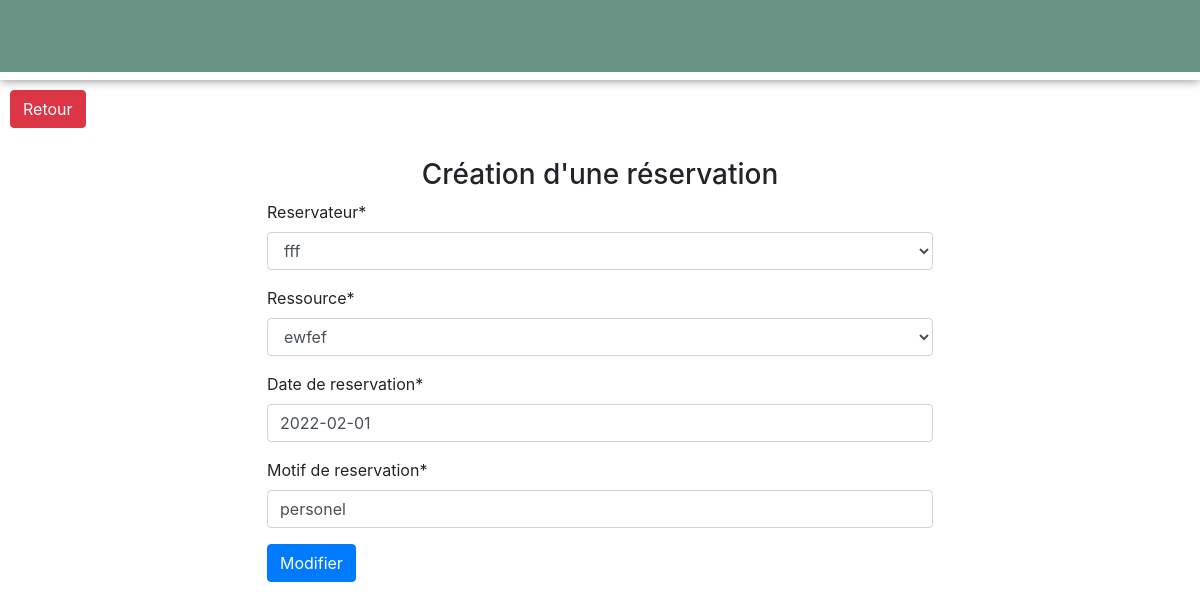
Page /reservation/1/change/ on the committed database.
### srcApp/models.py (models this page shows)
class Reservation(models.Model):
    reservateur = models.ForeignKey(Personnel, on_delete=models.CASCADE)
    ressource = models.ForeignKey(Ressource, on_delete=models.CASCADE)
    date_de_reservation = models.DateField()
    motif_de_reservation = models.CharField(max_length=255)
    UniqueConstraint(fields=['ressource', 'date_de_reservation'], name='reservation_unique_de_la_ressource_par_date')

### srcApp/views.py (the view)
# urls.py: path('reservation/<int:id>/change/', views.update_res,name='update_reservation'),
def update_res(request, id):
    reserv = Reservation.objects.get(id=id)
    if request.method == 'POST':
        form = ReservationForm(request.POST, instance=reserv)
        if form.is_valid():
            form.save()
            return redirect('reservation')
    else:
        form = ReservationForm(instance=reserv)
        return render(request,
                'update_reserv.html',
                {'form': form})

### srcApp/forms.py
class ReservationForm(forms.ModelForm):
    date_de_reservation = forms.DateField(widget=forms.DateInput(attrs={'placeholder': 'yyyy-mm-dd'}), input_formats=['%d/%m/%Y','%d-%m-%Y','%Y-%m-%d'])
    class Meta:
        model = Reservation
        fields = '__all__'
    def __init__(self, *args, **kwargs):
        super().__init__(*args, **kwargs)
        self.helper = FormHelper()

### srcApp/models.py (called while the page is built)
    def __str__(self):
        return f'{self.nom}'

    def __str__(self):
        return f'{self.nomRess}'

### srcApp/templates/update_reserv.html (shortened to what this page needs)
{% extends 'base.html' %}
 {% block navigation %}
              <h1 style="padding:3%"> </h1>
       {% endblock %}
{% load crispy_forms_tags %}
{% block content %}
 <a href="{% url 'reservation' %}" class="btn btn btn-danger" style="margin:10px">Retour</a>
    <div class="container">
 <h3 class="text-center" style="margin-top:20px">Création d'une réservation</h3>
<form action="" method="post" style="margin-left:20%; margin-right:20%">
  {{ form|crispy }}
  <button type="submit" class="btn btn-primary">Modifier</button>
</form>
</div>
{% endblock %}

### srcApp/static/css/styles.css (style rules this page uses)
html, body { width: 100%; height: 100%; }

### rows in the picture
Reservation: reservateur "fff", ressource "ewfef", date_de_reservation "2022-02-01", motif_de_reservation "personel"
